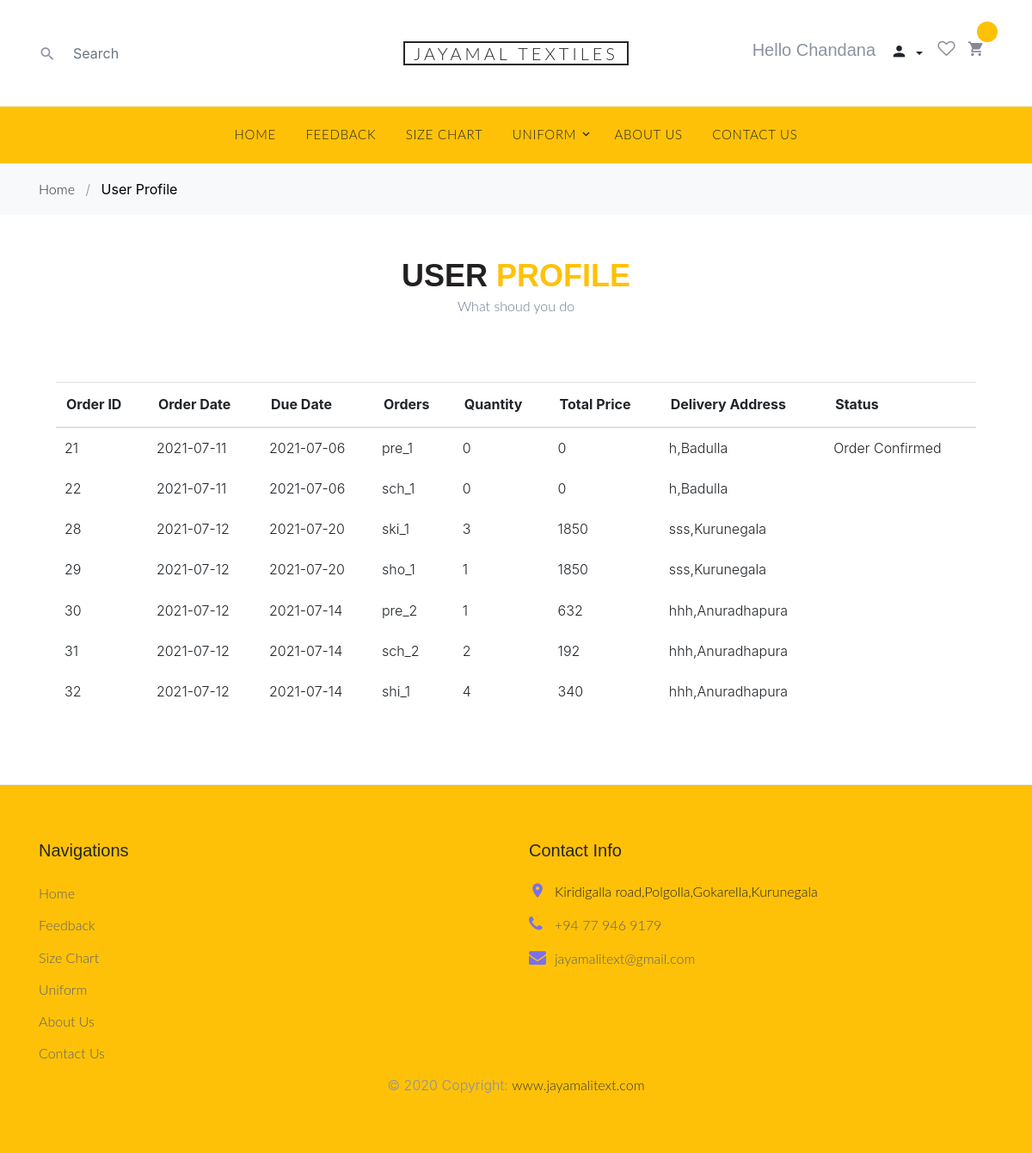
/JT/userprofile.php (signed in), run on the app's committed database.
### tables this page shows
CREATE TABLE `orders` (
  `order_ID` int(255) NOT NULL,
  `user_ID` int(255) NOT NULL,
  `orders` varchar(255) NOT NULL,
  `quantity` int(100) NOT NULL,
  `total_price` int(100) NOT NULL,
  `order_date` date NOT NULL,
  `due_date` date NOT NULL,
  `delivery_address` varchar(255) NOT NULL,
  `district` text NOT NULL,
  `status` text NOT NULL
);

### JT/userprofile.php (the view, shortened to what this page needs)
<?php
include('config/dbcon.php');
?>
<!DOCTYPE html>
<html lang="en">
<head>
    <link rel="stylesheet" href="fonts/icomoon/style.css">
    <link rel="stylesheet" href="css/bootstrap.min.css">
    <link rel="stylesheet" href="css/magnific-popup.css">
    <link rel="stylesheet" href="css/jquery-ui.css">
    <link rel="stylesheet" href="css/owl.carousel.min.css">
    <link rel="stylesheet" href="css/owl.theme.default.min.css">
    <link rel="stylesheet" href="css/style-starter.css">
    <link rel="stylesheet" href="css/aos.css">
    <link rel="stylesheet" href="css/style.css">
</head>
<body>
    <div class="site-wrap">
        <header class="site-navbar" role="banner">
            <div class="site-navbar-top">
                <div class="container">
                    <div class="row align-items-center">
                        <div class="col-6 col-md-4 order-2 order-md-1 site-search-icon text-left">
                            <form action="" class="site-block-top-search">
                                <span class="icon icon-search2"></span>
                                <input type="text" class="form-control border-0" placeholder="Search">
                            </form>
                        </div>
                        <div class="col-12 mb-3 mb-md-0 col-md-4 order-1 order-md-2 text-center">
                            <div class="site-logo">
                                <a href="index.php" class="js-logo-clone">JAYAMAL TEXTILES</a>
                            </div>
                        </div>
                        <div class="col-6 col-md-4 order-3 order-md-3 text-right">
                            <div class="site-top-icons">
                                <ul>
                                    <li>
                                        <h5>Hello
                                            <?php
                                            if (isset($_SESSION['auth'])) {
                                                echo $_SESSION['auth_user']['user_name'];
                                            } else {
                                                echo "Not Logged in";
                                            }
                                            ?>
                                        </h5>
                                    </li>
                                    <li>
                                        <div class="dropdown">
                                            <button class="btn dropdown-toggle" type="button" id="dropdownMenuButton" data-toggle="dropdown" aria-haspopup="true" aria-expanded="false">
                                                <span class="icon icon-person"></span>
                                            </button>
                                        </div>
                                    </li>
                                    <li><a href="#"><span class="icon icon-heart-o"></span></a></li>
                                    <li>
                                        <a class="site-cart" href="cart.php">
                                            <span class="icon icon-shopping_cart"></span>
                                            <span id="cart-item" class="count bg-warning text-secondary"></span>
                                        </a>
                                    </li>
                                </ul>
                            </div>
                        </div>
                    </div>
                </div>
            </div>
            <nav class="site-navigation text-right text-md-center bg-warning" role="navigation">
                <div class="container">
                    <ul class="site-menu js-clone-nav d-none d-md-block">
                        <li><a href="index.php">Home</a></li>
                        <li><a href="feedback.php.">Feedback</a></li>
                        <li><a href="sizechart.php">Size Chart</a></li>
                        <li class="has-children">
                            <a href="uniform.php">Uniform</a>
                        </li>
                        <li><a href="aboutus.php">About Us</a></li>
                        <li><a href="contactus.php">Contact Us</a></li>
                    </ul>
                </div>
            </nav>
        </header>
        <div class="bg-light py-3">
            <div class="container">
                <div class="row">
                    <div class="col-md-12 mb-0"><a href="index.html">Home</a> <span class="mx-2 mb-0">/</span> <strong class="text-black">User Profile</strong></div>
                </div>
            </div>
        </div>
        <div class="container py-lg-5">
            <h3 class="hny-title text-center mb-0 ">User<span class="text-warning"> Profile</span></h3>
            <p class="mb-2 text-center">What shoud you do</p>
        </div>
        <div class="container">
            <div class="row mb-5">
                <div class="col-md-12">
                    <div class="card-body">
                        <table class="table ">
                            <thead>
                                <tr>
                                    <th>Order ID</th>
                                    <th>Order Date</th>
                                    <th>Due Date</th>
                                    <th>Orders</th>
                                    <th>Quantity</th>
                                    <th>Total Price</th>
                                    <th>Delivery Address</th>
                                    <th>Status</th>
                                </tr>
                            </thead>
                            <tbody>
                                <?php
                                if (isset($_SESSION['auth_user'])) {
                                    $user_id = $_SESSION['auth_user']['user_id'];
                                    $query = "SELECT * FROM orders WHERE user_ID = $user_id";
                                    $query_run = mysqli_query($con, $query);
                                    if (mysqli_num_rows($query_run) > 0) {
                                        foreach ($query_run as $pro) {
                                ?>
                                            <tr>
                                                <td><?= $pro['order_ID'] ?></td>
                                                <td><?= $pro['order_date'] ?></td>
                                                <td><?= $pro['due_date'] ?></td>
                                                <td><?= $pro['orders'] ?></td>
                                                <td><?= $pro['quantity'] ?></td>
                                                <td><?= $pro['total_price'] ?></td>
                                                <td><?= $pro['delivery_address'] ?>,<?= $pro['district'] ?></td>
                                                <td><?= $pro['status'] ?></td>
                                            </tr>
                                    <?php
                                        }
                                    }
                                } else {
                                    ?>
                                    <tr>
                                        <td colspan="6">No Record Found</td>
                                    </tr>
                                <?php
                                }
                                ?>
                            </tbody>
                        </table>
                    </div>
                </div>
            </div>
        </div>
        <footer class="site-footer border-top bg-warning">
            <div class="container">
                <div class="row">
                    <div class="col-lg-6 mb-5 mb-lg-0">
                        <div class="row">
                            <div class="col-md-12">
                                <h3 class="footer-heading mb-4">Navigations</h3>
                            </div>
                            <div class="col-md-6 col-lg-6">
                                <ul class="list-unstyled">
                                    <li><a href="index.php">Home</a></li>
                                    <li><a href="feedback.php">Feedback</a></li>
                                    <li><a href="sizechart.php">Size Chart</a></li>
                                    <li><a href="uniform.php">Uniform</a></li>
                                    <li><a href="aboutus.php">About Us</a></li>
                                    <li><a href="contactus.php">Contact Us</a></li>
                                </ul>
                            </div>
                        </div>
                    </div>
                    <div class="col-md-6 col-lg-6">
                        <div class="block-5 mb-5">
                            <h3 class="footer-heading mb-4">Contact Info</h3>
                            <ul class="list-unstyled">
                                <li class="address dark">Kiridigalla road,Polgolla,Gokarella,Kurunegala</li>
                                <li class="phone"><a href="tel://23923929210">+94 77 946 9179</a></li>
                                <li class="email"><a href="mailto:jayamalitext@gmail.com">jayamalitext@gmail.com</a></li>
                            </ul>
                        </div>
                    </div>
                </div>
                <div class="text-center">
                    © 2020 Copyright:
                    <a class="text-dark" href="index.php">www.jayamalitext.com</a>
                </div>
            </div>
        </footer>
    </div>
</body>
</html>

### data on the page
orders: order_ID "21", order_date "2021-07-11", due_date "2021-07-06", orders "pre_1", quantity "0", total_price "0", delivery_address "h", district "Badulla", status "Order Confirmed"
orders: order_ID "22", order_date "2021-07-11", due_date "2021-07-06", orders "sch_1", quantity "0", total_price "0", delivery_address "h", district "Badulla"
orders: order_ID "28", order_date "2021-07-12", due_date "2021-07-20", orders "ski_1", quantity "3", total_price "1850", delivery_address "sss", district "Kurunegala"
orders: order_ID "29", order_date "2021-07-12", due_date "2021-07-20", orders "sho_1", quantity "1", total_price "1850", delivery_address "sss", district "Kurunegala"
orders: order_ID "30", order_date "2021-07-12", due_date "2021-07-14", orders "pre_2", quantity "1", total_price "632", delivery_address "hhh", district "Anuradhapura"
orders: order_ID "31", order_date "2021-07-12", due_date "2021-07-14", orders "sch_2", quantity "2", total_price "192", delivery_address "hhh", district "Anuradhapura"
orders: order_ID "32", order_date "2021-07-12", due_date "2021-07-14", orders "shi_1", quantity "4", total_price "340", delivery_address "hhh", district "Anuradhapura"

### other printed values
$_SESSION['auth_user']['user_name'] "Chandana"
